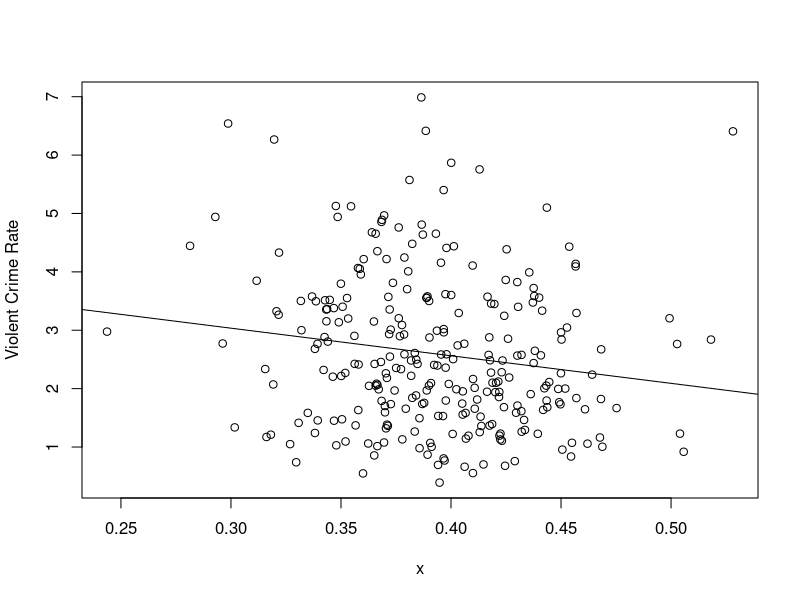

The R source for this figure: (Note: this script raises an error after producing the figure.)
## ---- chunk 1
library(knitr)
opts_chunk$set(tidy.opts = list(width.cutoff = 60), tidy = TRUE)
knitr::opts_chunk$set(error = TRUE)
## ---- chunk 2
denmark <- read.csv("./class_data/denmark.csv")
afghan <- read.csv("./class_data/afghan.csv")

#download.file("https://raw.githubusercontent.com/resonance1/govt10-w24/main/class_data/denmark.csv","denmark.csv")
#denmark<- read.csv("denmark.csv")

#download.file("https://raw.githubusercontent.com/resonance1/govt10-w24/main/class_data/afghan.csv","afghan.csv")
#afghan<- read.csv("afghan.csv")
## ---- chunk 3
x <- denmark$lowincome_rate
y <- denmark$violentcrime_rate

lm(y~x)
## ---- chunk 4
result <- lm(y~x)

## ---- chunk 5
plot(x,y,ylab="Violent Crime Rate")
result <- lm(y ~ x)
abline(result)
## ---- chunk 6

afghan <- afghan %>% mutate()

## ---- chunk 7

## ---- chunk 8

## ---- chunk 9



## ---- chunk 10

pres08 <- read.csv("./class_data/pres08.csv")

#download.file("https://raw.githubusercontent.com/resonance1/govt10-w24/main/class_data/pres08.csv","pres08.csv")
#pres08 <- read.csv("pres08.csv")

polls08 <- read.csv("./class_data/polls08.csv") 

#download.file("https://raw.githubusercontent.com/resonance1/govt10-w24/main/class_data/polls08.csv","polls08.csv")
#polls08 <- read.csv("polls08.csv")

intrade08 <- read.csv("./class_data/intrade08.csv")

#download.file("https://raw.githubusercontent.com/resonance1/govt10-w24/main/class_data/intrade08.csv","intrade08.csv")
#intrade08 <- read.csv("intrade08.csv")

## ---- chunk 11
# No need to modify this code. It produces the variables "days.until" in polls08, "margin" in polls08, "actual.margin" in votes08, and "betting_margin" in intrade08

library(tidyverse)
library(lubridate)

polls08$margin <- polls08$Obama - polls08$McCain
polls08$middate <- mdy(polls08$middate)
polls08$days.until <- ymd("2008-11-04") - polls08$middate 

pres08$actual.margin <- pres08$Obama - pres08$McCain

intrade08$betting_margin <- intrade08$PriceD - intrade08$PriceR
intrade08$daysleft <- ymd("2008-11-04") - mdy(intrade08$day)
intrade08 <- intrade08 %>% filter(daysleft == 1)  # Filter to the day before the election
## ---- chunk 12


## ---- chunk 13


